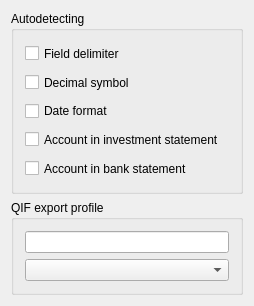
<?xml version="1.0" encoding="UTF-8"?>
<ui version="4.0">
 <class>PluginSettingsDecl</class>
 <widget class="QWidget" name="PluginSettingsDecl">
  <property name="geometry">
   <rect>
    <x>0</x>
    <y>0</y>
    <width>254</width>
    <height>306</height>
   </rect>
  </property>
  <property name="windowTitle">
   <string>CSV Importer settings</string>
  </property>
  <layout class="QVBoxLayout" name="verticalLayout_3" stretch="1,0">
   <item>
    <widget class="QGroupBox" name="autodetect">
     <property name="title">
      <string>Autodetecting</string>
     </property>
     <layout class="QVBoxLayout" name="verticalLayout_2">
      <item>
       <widget class="QCheckBox" name="kcfg_AutoFieldDelimiter">
        <property name="sizePolicy">
         <sizepolicy hsizetype="Preferred" vsizetype="Preferred">
          <horstretch>0</horstretch>
          <verstretch>0</verstretch>
         </sizepolicy>
        </property>
        <property name="text">
         <string>Field delimiter</string>
        </property>
       </widget>
      </item>
      <item>
       <widget class="QCheckBox" name="kcfg_AutoDecimalSymbol">
        <property name="sizePolicy">
         <sizepolicy hsizetype="Preferred" vsizetype="Preferred">
          <horstretch>0</horstretch>
          <verstretch>0</verstretch>
         </sizepolicy>
        </property>
        <property name="text">
         <string>Decimal symbol</string>
        </property>
       </widget>
      </item>
      <item>
       <widget class="QCheckBox" name="kcfg_AutoDateFormat">
        <property name="sizePolicy">
         <sizepolicy hsizetype="Preferred" vsizetype="Preferred">
          <horstretch>0</horstretch>
          <verstretch>0</verstretch>
         </sizepolicy>
        </property>
        <property name="text">
         <string>Date format</string>
        </property>
       </widget>
      </item>
      <item>
       <widget class="QCheckBox" name="kcfg_AutoAccountInvest">
        <property name="sizePolicy">
         <sizepolicy hsizetype="Preferred" vsizetype="Preferred">
          <horstretch>0</horstretch>
          <verstretch>0</verstretch>
         </sizepolicy>
        </property>
        <property name="toolTip">
         <string>Statement header will be scanned for names and numbers of accounts you have already setup.</string>
        </property>
        <property name="text">
         <string>Account in investment statement</string>
        </property>
       </widget>
      </item>
      <item>
       <widget class="QCheckBox" name="kcfg_AutoAccountBank">
        <property name="sizePolicy">
         <sizepolicy hsizetype="Preferred" vsizetype="Preferred">
          <horstretch>0</horstretch>
          <verstretch>0</verstretch>
         </sizepolicy>
        </property>
        <property name="toolTip">
         <string>Statement header will be scanned for names and numbers of accounts you have already setup.</string>
        </property>
        <property name="text">
         <string>Account in bank statement</string>
        </property>
       </widget>
      </item>
     </layout>
    </widget>
   </item>
   <item>
    <widget class="QGroupBox" name="groupBox">
     <property name="title">
      <string>QIF export profile</string>
     </property>
     <layout class="QVBoxLayout" name="verticalLayout">
      <item>
       <widget class="QLineEdit" name="kcfg_QifExportProfile"/>
      </item>
      <item>
       <widget class="QComboBox" name="qifProfileCombo"/>
      </item>
     </layout>
    </widget>
   </item>
  </layout>
 </widget>
 <layoutdefault spacing="6" margin="11"/>
 <resources/>
 <connections/>
</ui>
